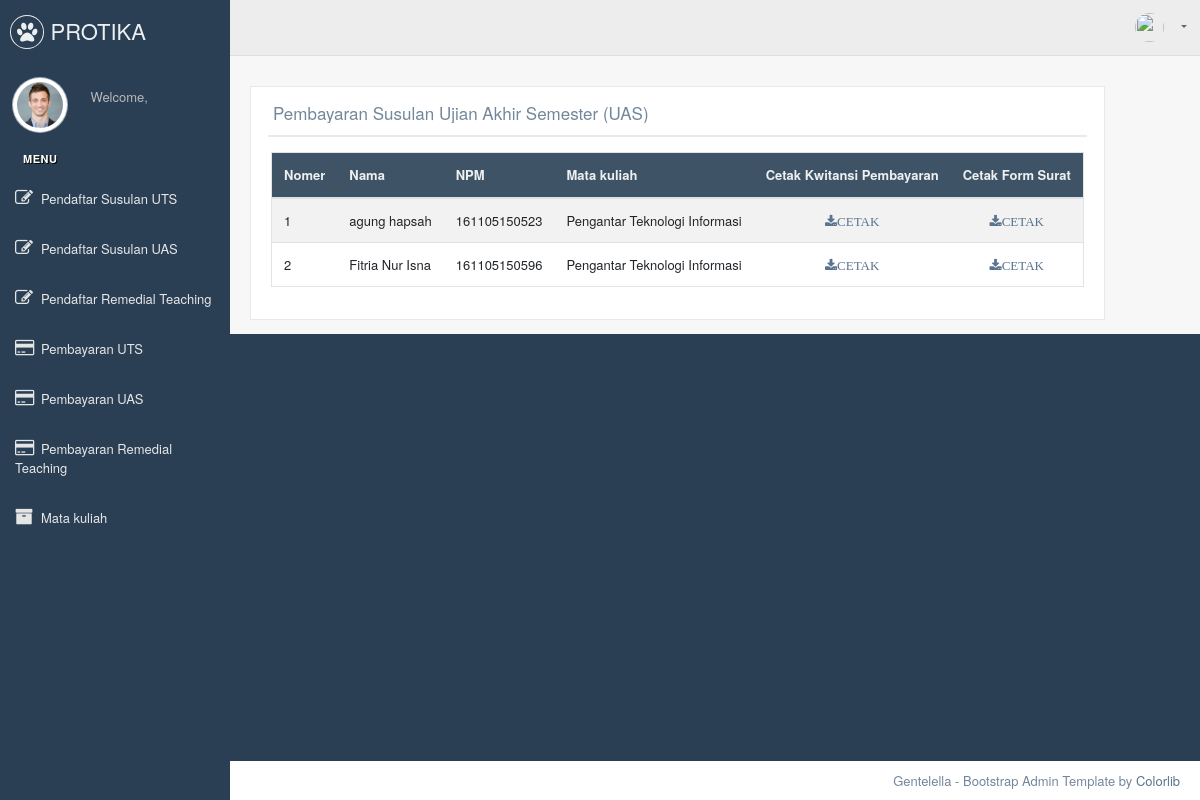
Page /index.php/c_uas/puas on the committed database.
### tables this page shows
CREATE TABLE `susulan_uas` (
  `npm` varchar(12) NOT NULL,
  `nama_mahasiswa` varchar(100) DEFAULT NULL,
  `program_studi` varchar(20) DEFAULT NULL,
  `tahun_ajaran` varchar(10) DEFAULT NULL,
  `kelas` varchar(10) DEFAULT NULL,
  `no_tlp` varchar(13) DEFAULT NULL,
  `matkul` varchar(100) DEFAULT NULL,
  `semester` varchar(6) DEFAULT NULL,
  `dosen` varchar(100) DEFAULT NULL,
  `tanggal_uas` date DEFAULT NULL,
  `pukul` time DEFAULT NULL,
  `verivikasi` varchar(20) DEFAULT NULL
);

### application/libraries/Template.php (called while the page is built)
<?php if (! defined('BASEPATH')) exit('No direct script access allowed');
class Template {
	var $template_data = array();
	function set($name, $value)
	{
		$this->template_data[$name] = $value;
	}
	function load($template = '', $view = '', $view_data = array(), $return = FALSE)
	{
		$this->CI=&get_instance();
		$this->set('contents', $this->CI->load->view($view,$view_data, TRUE));
		return $this->CI->load->view ($template, $this->template_data, $return);
	}
}

### application/controllers/C_uas.php (called while the page is built, shortened)
<?php
class C_uas extends CI_Controller {
    public function puas()
	{
		$data["susulan_uas"] = $this->M_uas->getwhere('verivikasi',1,'susulan_uas')->result();
		$this->template->load('admin/va_static','admin/va_puas',$data);
	}
}

### index.php (called while the page is built, shortened)
<?php
require_once BASEPATH.'core/CodeIgniter.php';

### application/models/M_uas.php (called while the page is built, shortened)
<?php defined('BASEPATH') or exit('No direct script access allowed');
class M_uas extends CI_Model
{
    public function getwhere($field, $where, $table)
    {
        $this->db->where($field, $where);
        $query = $this->db->get($table);
        return $query;
    }
}

### application/views/admin/va_puas.php (the view, shortened to what this page needs)
<div class="col-md-12 col-sm-12  ">
                <div class="x_panel">
                  <div class="x_title">
                    <h2>Pembayaran Susulan Ujian Akhir Semester (UAS)</h2>
                    <ul class="nav navbar-center panel_toolbox">
                      <li><a class="collapse-link"><i class="fa fa-chevron-center"></i></a>
                      </li>
                    </ul>
                    <div class="clearfix"></div>
                  </div>
                  <div class="x_content">
                    <div class="table-responsive">
                      <table class="table table-striped jambo_table bulk_action">
                        <thead>
        <tr>
          <th>Nomer</th>
          <th>Nama</th>
          <th>NPM</th>
          <th>Mata kuliah</th>
          <th>Cetak Kwitansi Pembayaran</th>
          <th>Cetak Form Surat</th>
        </tr>
      </thead>
      <tbody>
        <tr>
          <?php
              $no = 1;
              foreach ($susulan_uas as $s)  {?>
              <td><?php echo $no++ ?></td>
              <td><?php echo $s->nama_mahasiswa; ?></td>
              <td><input type="hidden" name="npm" value="<?php echo $s->npm; ?>" class="form-control"><?php echo $s->npm; ?></td>
              <td><?php echo $s->matkul; ?></td>
              <td align="center"><a href="<?= base_url()?>C_admin/kwitansi_pdf/<?= $s->npm?>" class="fa fa-download" >CETAK</a></td>
              <td align="center"><a href="<?= base_url()?>C_admin/form_uts_pdf/<?= $s->npm?>" class="fa fa-download" >CETAK</a></td>
        </tr>
      <?php } ?>
      </tbody>
                      </table>
                    </div>
                  </div>
                </div>
              </div>
            </div>
          </div>
        </div>

### rows in the picture
susulan_uas: nama_mahasiswa "agung hapsah", npm "161105150523", matkul "Pengantar Teknologi Informasi"
susulan_uas: nama_mahasiswa "Fitria Nur Isna", npm "161105150596", matkul "Pengantar Teknologi Informasi"
